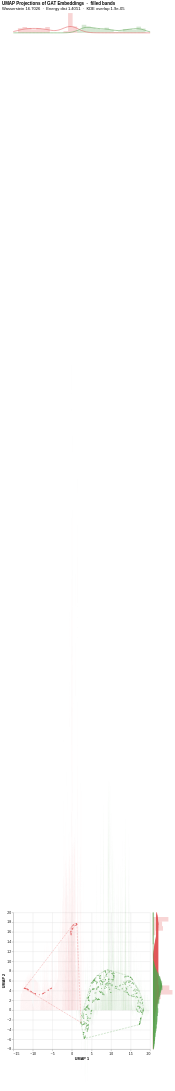

Source (notebook cell):
### Code cell
chart_b = (
    alt.vconcat(
        alt.hconcat(top_marginal, spacer, spacing=5),
        alt.hconcat(main_b, right_marginal, spacing=5),
        spacing=5,
    )
    .add_params(selection)
    .properties(
        title=alt.TitleParams(
            text="UMAP Projections of GAT Embeddings  ·  filled bands",
            subtitle=subtitle,
            anchor="start",
        )
    )
    .configure_view(stroke=None)
)

HTML_B = OUT_DIR / "umap_altair_filled.html"
SPEC_B = OUT_DIR / "umap_altair_filled.spec.json"
SVG_B  = OUT_DIR / "umap_altair_filled.svg"

chart_b.save(str(HTML_B))
SPEC_B.write_text(json.dumps(chart_b.to_dict(), indent=2))
SVG_B.write_text(vlc.vegalite_to_svg(json.dumps(chart_b.to_dict())))

print(f"HTML: {HTML_B.relative_to(REPO)}   {kb(HTML_B)}")
print(f"SPEC: {SPEC_B.relative_to(REPO)}   {kb(SPEC_B)}")
print(f"SVG : {SVG_B.relative_to(REPO)}   {kb(SVG_B)}")
chart_b

### Figure 1 — Vega-Lite specification as saved in the notebook (floating-point values rounded to 4 significant figures; data arrays with more than 128 entries replaced by an {"elided": "..."} marker saying what was removed)
{"config": {"view": {"continuousWidth": 300, "continuousHeight": 300, "stroke": null}}, "vconcat": [{"hconcat": [{"layer": [{"data": {"name": "data-5487f0bf6612b6816bfbddda06470fdb"}, "mark": {"type": "rect"}, "encoding": {"color": {"field": "attack_type", "legend": null, "scale": {"domain": ["Attack", "Normal"], "range": ["#E15759", "#59A14F"]}, "type": "nominal"}, "opacity": {"condition": {"param": "param_bc7a727295e315ff", "value": 0.25}, "value": 0.0}, "x": {"axis": null, "field": "start", "scale": {"domain": [-13.72, 19.8]}, "type": "quantitative"}, "x2": {"field": "end"}, "y": {"axis": null, "field": "density", "type": "quantitative"}}, "name": "view_beacd85dbe022939_0"}, {"data": {"name": "data-2bd963af7d4d1cb417b27f493364d9e4"}, "mark": {"type": "line", "strokeWidth": 1.5}, "encoding": {"color": {"field": "attack_type", "legend": null, "scale": {"domain": ["Attack", "Normal"], "range": ["#E15759", "#59A14F"]}, "type": "nominal"}, "detail": {"field": "attack_type", "type": "nominal"}, "opacity": {"condition": {"param": "param_bc7a727295e315ff", "value": 1.0}, "value": 0.0}, "x": {"axis": null, "field": "v", "scale": {"domain": [-13.72, 19.8]}, "type": "quantitative"}, "y": {"axis": null, "field": "d", "type": "quantitative"}}}], "height": 60, "width": 400}, {"data": {"name": "data-6fad5c34291b82fc9632cbce143d677a"}, "mark": {"type": "text", "text": ""}, "height": 60, "name": "view_e23b96adad74dc45_1", "width": 60}], "spacing": 5}, {"hconcat": [{"layer": [{"data": {"name": "data-ee321d4f7bf031e82d4266454843f290"}, "mark": {"type": "area", "interpolate": "linear"}, "encoding": {"color": {"field": "attack_type", "legend": {"orient": "top", "title": null}, "scale": {"domain": ["Attack", "Normal"], "range": ["#E15759", "#59A14F"]}, "type": "nominal"}, "detail": {"field": "poly_id", "type": "nominal"}, "opacity": {"condition": {"param": "param_bc7a727295e315ff", "field": "level_idx", "legend": null, "scale": {"domain": [0, 4], "range": [0.06, 0.28]}, "type": "quantitative"}, "value": 0.0}, "order": {"field": "order", "type": "quantitative"}, "x": {"axis": {"title": "UMAP 1"}, "field": "x", "scale": {"domain": [-13.72, 19.8]}, "type": "quantitative"}, "y": {"axis": {"title": "UMAP 2"}, "field": "y", "scale": {"domain": [-7.0, 18.91]}, "type": "quantitative"}}, "name": "view_39a6ae21e4778075_0"}, {"data": {"name": "data-a8530b6f78eaa5b5a1ea54ccccd986e9"}, "mark": {"type": "line", "strokeDash": [6, 3], "strokeWidth": 1.5}, "encoding": {"color": {"field": "attack_type", "legend": null, "scale": {"domain": ["Attack", "Normal"], "range": ["#E15759", "#59A14F"]}, "type": "nominal"}, "detail": {"field": "attack_type", "type": "nominal"}, "opacity": {"condition": {"param": "param_bc7a727295e315ff", "value": 0.5}, "value": 0.0}, "order": {"field": "order", "type": "quantitative"}, "x": {"field": "x", "type": "quantitative"}, "y": {"field": "y", "type": "quantitative"}}}, {"data": {"name": "data-2c02ec43643447844517cb0dbc712853"}, "mark": {"type": "circle", "size": 10}, "encoding": {"color": {"field": "attack_type", "legend": null, "scale": {"domain": ["Attack", "Normal"], "range": ["#E15759", "#59A14F"]}, "type": "nominal"}, "opacity": {"condition": {"param": "param_bc7a727295e315ff", "value": 0.6}, "value": 0.0}, "x": {"field": "x", "type": "quantitative"}, "y": {"field": "y", "type": "quantitative"}}}], "height": 400, "width": 400}, {"layer": [{"data": {"name": "data-d675a9b88694b4a5ae4b6685c876223f"}, "mark": {"type": "rect"}, "encoding": {"color": {"field": "attack_type", "legend": null, "scale": {"domain": ["Attack", "Normal"], "range": ["#E15759", "#59A14F"]}, "type": "nominal"}, "opacity": {"condition": {"param": "param_bc7a727295e315ff", "value": 0.25}, "value": 0.0}, "x": {"axis": null, "field": "density", "type": "quantitative"}, "y": {"axis": null, "field": "start", "scale": {"domain": [-7.0, 18.91]}, "type": "quantitative"}, "y2": {"field": "end"}}, "name": "view_f2f46f34db83df56_0"}, {"data": {"name": "data-dd8d4369726311e849d84e8c3f251752"}, "mark": {"type": "line", "strokeWidth": 1.5}, "encoding": {"color": {"field": "attack_type", "legend": null, "scale": {"domain": ["Attack", "Normal"], "range": ["#E15759", "#59A14F"]}, "type": "nominal"}, "detail": {"field": "attack_type", "type": "nominal"}, "opacity": {"condition": {"param": "param_bc7a727295e315ff", "value": 1.0}, "value": 0.0}, "x": {"axis": null, "field": "d", "type": "quantitative"}, "y": {"axis": null, "field": "v", "scale": {"domain": [-7.0, 18.91]}, "type": "quantitative"}}}], "height": 400, "width": 60}], "spacing": 5}], "params": [{"name": "param_bc7a727295e315ff", "select": {"type": "point", "fields": ["attack_type"]}, "bind": "legend", "views": ["view_f2f46f34db83df56_0"]}], "spacing": 5, "title": {"text": "UMAP Projections of GAT Embeddings  ·  filled bands", "anchor": "start", "subtitle": "Wasserstein 16.7026  ·  Energy dist 1.4051  ·  KDE overlap 1.9e-05"}, "$schema": "https://vega.github.io/schema/vega-lite/v6.4.1.json", "datasets": {"data-5487f0bf6612b6816bfbddda06470fdb": [{"attack_type": "Attack", "start": -13.72, "end": -12.6, "density": 0.0}, {"attack_type": "Attack", "start": -12.6, "end": -11.49, "density": 0.06775}, {"attack_type": "Attack", "start": -11.49, "end": -10.37, "density": 0.08558}, {"attack_type": "Attack", "start": -10.37, "end": -9.251, "density": 0.07132}, {"attack_type": "Attack", "start": -9.251, "end": -8.134, "density": 0.04992}, {"attack_type": "Attack", "start": -8.134, "end": -7.017, "density": 0.06775}, {"attack_type": "Attack", "start": -7.017, "end": -5.899, "density": 0.05706}, {"attack_type": "Attack", "start": -5.899, "end": -4.782, "density": 0.08558}, {"attack_type": "Attack", "start": -4.782, "end": -3.665, "density": 0.0}, {"attack_type": "Attack", "start": -3.665, "end": -2.548, "density": 0.0}, {"attack_type": "Attack", "start": -2.548, "end": -1.43, "density": 0.0}, {"attack_type": "Attack", "start": -1.43, "end": -0.313, "density": 0.02496}, {"attack_type": "Attack", "start": -0.313, "end": 0.804, "density": 0.2888}, {"attack_type": "Attack", "start": 0.804, "end": 1.921, "density": 0.09272}, {"attack_type": "Attack", "start": 1.921, "end": 3.039, "density": 0.003566}, {"attack_type": "Attack", "start": 3.039, "end": 4.156, "density": 0.0}, {"attack_type": "Attack", "start": 4.156, "end": 5.273, "density": 0.0}, {"attack_type": "Attack", "start": 5.273, "end": 6.39, "density": 0.0}, {"attack_type": "Attack", "start": 6.39, "end": 7.508, "density": 0.0}, {"attack_type": "Attack", "start": 7.508, "end": 8.625, "density": 0.0}, {"attack_type": "Attack", "start": 8.625, "end": 9.742, "density": 0.0}, {"attack_type": "Attack", "start": 9.742, "end": 10.86, "density": 0.0}, {"attack_type": "Attack", "start": 10.86, "end": 11.98, "density": 0.0}, {"attack_type": "Attack", "start": 11.98, "end": 13.09, "density": 0.0}, {"attack_type": "Attack", "start": 13.09, "end": 14.21, "density": 0.0}, {"attack_type": "Attack", "start": 14.21, "end": 15.33, "density": 0.0}, {"attack_type": "Attack", "start": 15.33, "end": 16.45, "density": 0.0}, {"attack_type": "Attack", "start": 16.45, "end": 17.56, "density": 0.0}, {"attack_type": "Attack", "start": 17.56, "end": 18.68, "density": 0.0}, {"attack_type": "Attack", "start": 18.68, "end": 19.8, "density": 0.0}, {"attack_type": "Normal", "start": -13.72, "end": -12.6, "density": 0.0}, {"attack_type": "Normal", "start": -12.6, "end": -11.49, "density": 0.0}, {"attack_type": "Normal", "start": -11.49, "end": -10.37, "density": 0.0}, {"attack_type": "Normal", "start": -10.37, "end": -9.251, "density": 0.0}, {"attack_type": "Normal", "start": -9.251, "end": -8.134, "density": 0.0}, {"attack_type": "Normal", "start": -8.134, "end": -7.017, "density": 0.0}, {"attack_type": "Normal", "start": -7.017, "end": -5.899, "density": 0.0}, {"attack_type": "Normal", "start": -5.899, "end": -4.782, "density": 0.0}, {"attack_type": "Normal", "start": -4.782, "end": -3.665, "density": 0.0}, {"attack_type": "Normal", "start": -3.665, "end": -2.548, "density": 0.0}, {"attack_type": "Normal", "start": -2.548, "end": -1.43, "density": 0.0}, {"attack_type": "Normal", "start": -1.43, "end": -0.313, "density": 0.0}, {"attack_type": "Normal", "start": -0.313, "end": 0.804, "density": 0.0}, {"attack_type": "Normal", "start": 0.804, "end": 1.921, "density": 0.0}, {"attack_type": "Normal", "start": 1.921, "end": 3.039, "density": 0.04084}, {"attack_type": "Normal", "start": 3.039, "end": 4.156, "density": 0.1175}, {"attack_type": "Normal", "start": 4.156, "end": 5.273, "density": 0.0894}, {"attack_type": "Normal", "start": 5.273, "end": 6.39, "density": 0.07394}, {"attack_type": "Normal", "start": 6.39, "end": 7.508, "density": 0.05794}, {"attack_type": "Normal", "start": 7.508, "end": 8.625, "density": 0.05022}, {"attack_type": "Normal", "start": 8.625, "end": 9.742, "density": 0.0745}, {"attack_type": "Normal", "start": 9.742, "end": 10.86, "density": 0.0458}, {"attack_type": "Normal", "start": 10.86, "end": 11.98, "density": 0.01269}, {"attack_type": "Normal", "start": 11.98, "end": 13.09, "density": 0.02207}, {"attack_type": "Normal", "start": 13.09, "end": 14.21, "density": 0.05629}, {"attack_type": "Normal", "start": 14.21, "end": 15.33, "density": 0.05463}, {"attack_type": "Normal", "start": 15.33, "end": 16.45, "density": 0.0458}, {"attack_type": "Normal", "start": 16.45, "end": 17.56, "density": 0.0905}, {"attack_type": "Normal", "start": 17.56, "end": 18.68, "density": 0.06291}, {"attack_type": "Normal", "start": 18.68, "end": 19.8, "density": 0.0}], "data-2bd963af7d4d1cb417b27f493364d9e4": {"elided": "200 records"}, "data-6fad5c34291b82fc9632cbce143d677a": [{"_": 0}], "data-ee321d4f7bf031e82d4266454843f290": {"elided": "1402 records"}, "data-a8530b6f78eaa5b5a1ea54ccccd986e9": [{"attack_type": "Attack", "order": 0, "x": -12.2, "y": 4.477}, {"attack_type": "Attack", "order": 1, "x": 2.3, "y": -2.509}, {"attack_type": "Attack", "order": 2, "x": 1.256, "y": 17.54}, {"attack_type": "Attack", "order": 3, "x": 1.229, "y": 17.62}, {"attack_type": "Attack", "order": 4, "x": 1.222, "y": 17.63}, {"attack_type": "Attack", "order": 5, "x": 1.211, "y": 17.65}, {"attack_type": "Attack", "order": 6, "x": 1.193, "y": 17.66}, {"attack_type": "Attack", "order": 7, "x": 1.093, "y": 17.73}, {"attack_type": "Attack", "order": 8, "x": 1.057, "y": 17.73}, {"attack_type": "Attack", "order": 9, "x": 1.026, "y": 17.73}, {"attack_type": "Attack", "order": 10, "x": 0.612, "y": 17.64}, {"attack_type": "Attack", "order": 11, "x": 0.309, "y": 17.5}, {"attack_type": "Attack", "order": 12, "x": 0.244, "y": 17.45}, {"attack_type": "Attack", "order": 13, "x": -12.2, "y": 4.477}, {"attack_type": "Normal", "order": 0, "x": 2.273, "y": -2.5}, {"attack_type": "Normal", "order": 1, "x": 2.911, "y": -5.063}, {"attack_type": "Normal", "order": 2, "x": 3.005, "y": -5.409}, {"attack_type": "Normal", "order": 3, "x": 3.121, "y": -5.824}, {"attack_type": "Normal", "order": 4, "x": 3.128, "y": -5.823}, {"attack_type": "Normal", "order": 5, "x": 17.2, "y": -2.954}, {"attack_type": "Normal", "order": 6, "x": 17.23, "y": -2.917}, {"attack_type": "Normal", "order": 7, "x": 17.34, "y": -2.782}, {"attack_type": "Normal", "order": 8, "x": 17.39, "y": -2.692}, {"attack_type": "Normal", "order": 9, "x": 18.1, "y": -0.593}, {"attack_type": "Normal", "order": 10, "x": 18.25, "y": 0.045}, {"attack_type": "Normal", "order": 11, "x": 18.27, "y": 0.322}, {"attack_type": "Normal", "order": 12, "x": 18.04, "y": 2.106}, {"attack_type": "Normal", "order": 13, "x": 17.95, "y": 2.368}, {"attack_type": "Normal", "order": 14, "x": 17.16, "y": 3.92}, {"attack_type": "Normal", "order": 15, "x": 15.45, "y": 6.284}, {"attack_type": "Normal", "order": 16, "x": 15.32, "y": 6.458}, {"attack_type": "Normal", "order": 17, "x": 15.14, "y": 6.62}, {"attack_type": "Normal", "order": 18, "x": 15.0, "y": 6.721}, {"attack_type": "Normal", "order": 19, "x": 14.93, "y": 6.762}, {"attack_type": "Normal", "order": 20, "x": 14.3, "y": 7.035}, {"attack_type": "Normal", "order": 21, "x": 14.11, "y": 7.088}, {"attack_type": "Normal", "order": 22, "x": 9.26, "y": 8.269}, {"attack_type": "Normal", "order": 23, "x": 9.108, "y": 8.297}, {"attack_type": "Normal", "order": 24, "x": 8.452, "y": 8.076}, {"attack_type": "Normal", "order": 25, "x": 6.708, "y": 7.243}, {"attack_type": "Normal", "order": 26, "x": 6.488, "y": 7.132}, {"attack_type": "Normal", "order": 27, "x": 6.394, "y": 7.04}, {"attack_type": "Normal", "order": 28, "x": 4.949, "y": 5.592}, {"attack_type": "Normal", "order": 29, "x": 2.505, "y": -0.905}, {"attack_type": "Normal", "order": 30, "x": 2.273, "y": -2.5}], "data-2c02ec43643447844517cb0dbc712853": {"elided": "500 records"}, "data-d675a9b88694b4a5ae4b6685c876223f": [{"attack_type": "Attack", "start": -7.002, "end": -6.138, "density": 0.0}, {"attack_type": "Attack", "start": -6.138, "end": -5.274, "density": 0.0}, {"attack_type": "Attack", "start": -5.274, "end": -4.41, "density": 0.0}, {"attack_type": "Attack", "start": -4.41, "end": -3.546, "density": 0.0}, {"attack_type": "Attack", "start": -3.546, "end": -2.682, "density": 0.0}, {"attack_type": "Attack", "start": -2.682, "end": -1.819, "density": 0.004612}, {"attack_type": "Attack", "start": -1.819, "end": -0.955, "density": 0.0}, {"attack_type": "Attack", "start": -0.955, "end": -0.091, "density": 0.0}, {"attack_type": "Attack", "start": -0.091, "end": 0.773, "density": 0.0}, {"attack_type": "Attack", "start": 0.773, "end": 1.637, "density": 0.0}, {"attack_type": "Attack", "start": 1.637, "end": 2.501, "density": 0.0}, {"attack_type": "Attack", "start": 2.501, "end": 3.364, "density": 0.1107}, {"attack_type": "Attack", "start": 3.364, "end": 4.228, "density": 0.2813}, {"attack_type": "Attack", "start": 4.228, "end": 5.092, "density": 0.2352}, {"attack_type": "Attack", "start": 5.092, "end": 5.956, "density": 0.0}, {"attack_type": "Attack", "start": 5.956, "end": 6.82, "density": 0.0}, {"attack_type": "Attack", "start": 6.82, "end": 7.684, "density": 0.0}, {"attack_type": "Attack", "start": 7.684, "end": 8.547, "density": 0.0}, {"attack_type": "Attack", "start": 8.547, "end": 9.411, "density": 0.0}, {"attack_type": "Attack", "start": 9.411, "end": 10.28, "density": 0.0}, {"attack_type": "Attack", "start": 10.28, "end": 11.14, "density": 0.0}, {"attack_type": "Attack", "start": 11.14, "end": 12.0, "density": 0.0}, {"attack_type": "Attack", "start": 12.0, "end": 12.87, "density": 0.0}, {"attack_type": "Attack", "start": 12.87, "end": 13.73, "density": 0.0}, {"attack_type": "Attack", "start": 13.73, "end": 14.59, "density": 0.0}, {"attack_type": "Attack", "start": 14.59, "end": 15.46, "density": 0.03228}, {"attack_type": "Attack", "start": 15.46, "end": 16.32, "density": 0.143}, {"attack_type": "Attack", "start": 16.32, "end": 17.19, "density": 0.1291}, {"attack_type": "Attack", "start": 17.19, "end": 18.05, "density": 0.2214}, {"attack_type": "Attack", "start": 18.05, "end": 18.91, "density": 0.0}, {"attack_type": "Normal", "start": -7.002, "end": -6.138, "density": 0.0}, {"attack_type": "Normal", "start": -6.138, "end": -5.274, "density": 0.02141}, {"attack_type": "Normal", "start": -5.274, "end": -4.41, "density": 0.02641}, {"attack_type": "Normal", "start": -4.41, "end": -3.546, "density": 0.02212}, {"attack_type": "Normal", "start": -3.546, "end": -2.682, "density": 0.04996}, {"attack_type": "Normal", "start": -2.682, "end": -1.819, "density": 0.03497}, {"attack_type": "Normal", "start": -1.819, "end": -0.955, "density": 0.06138}, {"attack_type": "Normal", "start": -0.955, "end": -0.091, "density": 0.05495}, {"attack_type": "Normal", "start": -0.091, "end": 0.773, "density": 0.08065}, {"attack_type": "Normal", "start": 0.773, "end": 1.637, "density": 0.03783}, {"attack_type": "Normal", "start": 1.637, "end": 2.501, "density": 0.09492}, {"attack_type": "Normal", "start": 2.501, "end": 3.364, "density": 0.07422}, {"attack_type": "Normal", "start": 3.364, "end": 4.228, "density": 0.1021}, {"attack_type": "Normal", "start": 4.228, "end": 5.092, "density": 0.1427}, {"attack_type": "Normal", "start": 5.092, "end": 5.956, "density": 0.1313}, {"attack_type": "Normal", "start": 5.956, "end": 6.82, "density": 0.1042}, {"attack_type": "Normal", "start": 6.82, "end": 7.684, "density": 0.08136}, {"attack_type": "Normal", "start": 7.684, "end": 8.547, "density": 0.03711}, {"attack_type": "Normal", "start": 8.547, "end": 9.411, "density": 0.0}, {"attack_type": "Normal", "start": 9.411, "end": 10.28, "density": 0.0}, {"attack_type": "Normal", "start": 10.28, "end": 11.14, "density": 0.0}, {"attack_type": "Normal", "start": 11.14, "end": 12.0, "density": 0.0}, {"attack_type": "Normal", "start": 12.0, "end": 12.87, "density": 0.0}, {"attack_type": "Normal", "start": 12.87, "end": 13.73, "density": 0.0}, {"attack_type": "Normal", "start": 13.73, "end": 14.59, "density": 0.0}, {"attack_type": "Normal", "start": 14.59, "end": 15.46, "density": 0.0}, {"attack_type": "Normal", "start": 15.46, "end": 16.32, "density": 0.0}, {"attack_type": "Normal", "start": 16.32, "end": 17.19, "density": 0.0}, {"attack_type": "Normal", "start": 17.19, "end": 18.05, "density": 0.0}, {"attack_type": "Normal", "start": 18.05, "end": 18.91, "density": 0.0}], "data-dd8d4369726311e849d84e8c3f251752": {"elided": "200 records"}}}
